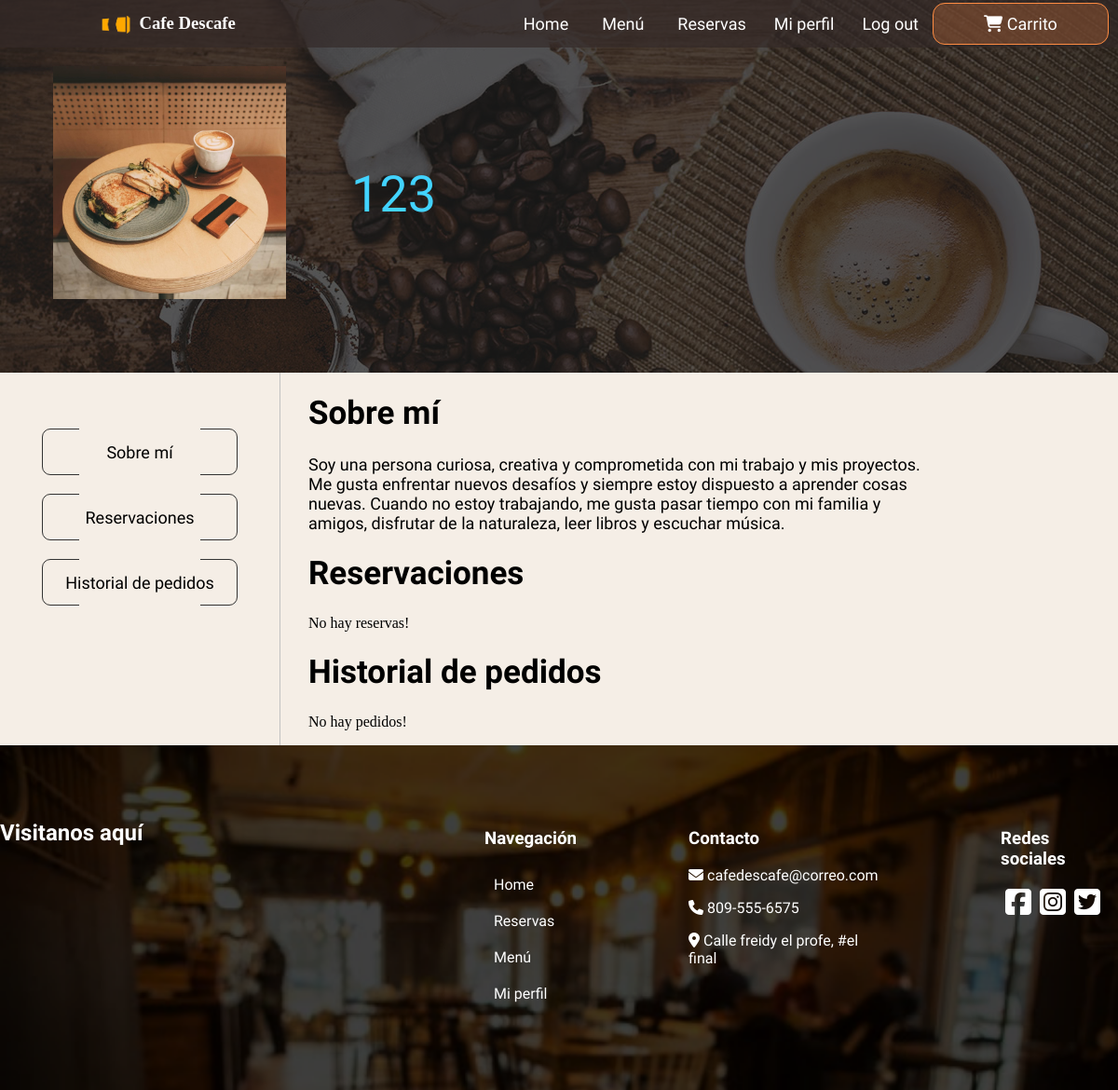
/miperfil.php (signed in), run on an earlier commit of the app's database.
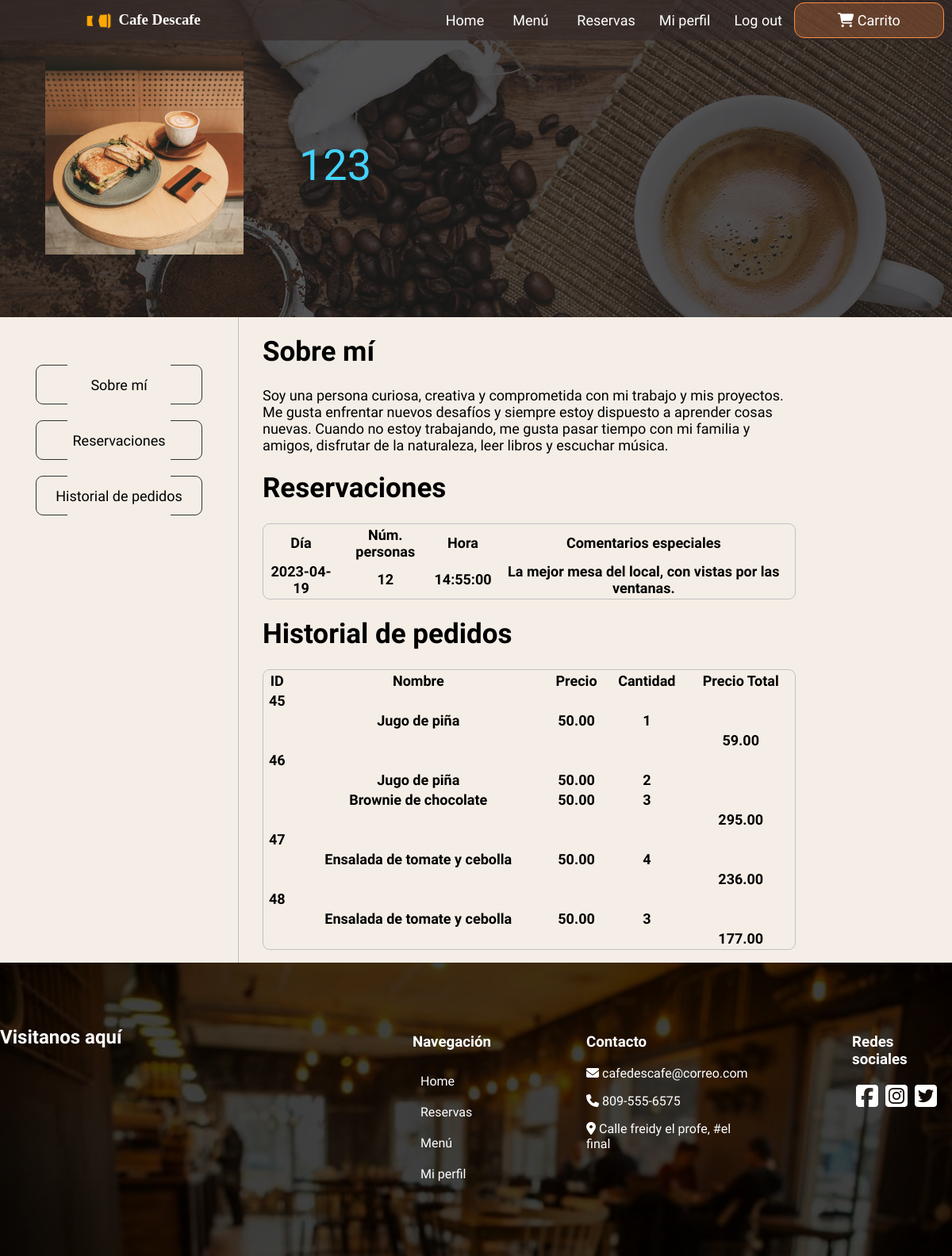
And on a later commit of the database.
### tables this page shows
CREATE TABLE `reservaciones` (
  `id_reservacion` int(11) NOT NULL,
  `id_usuario` int(11) NOT NULL,
  `nropersonas` int(11) NOT NULL,
  `fecha` date NOT NULL,
  `hora` time NOT NULL,
  `mensaje` text DEFAULT NULL
);

CREATE TABLE `pedidos` (
  `id_pedido` int(11) NOT NULL,
  `id_usuario` int(11) NOT NULL,
  `fecha` date NOT NULL,
  `estado` varchar(20) NOT NULL DEFAULT 'PENDIENTE',
  `valor_total` decimal(10,2) NOT NULL DEFAULT 0.00
);

CREATE TABLE `detalle_orden` (
  `id_detalle` int(11) NOT NULL,
  `id_pedido` int(11) NOT NULL,
  `id_producto` int(11) NOT NULL,
  `cantidad` int(11) NOT NULL
);

CREATE TABLE `productos` (
  `id_producto` int(11) NOT NULL,
  `nombre` varchar(50) NOT NULL,
  `precio` decimal(10,2) NOT NULL,
  `descripcion` text DEFAULT NULL
);

### miperfil.php (the view, shortened to what this page needs)
<!DOCTYPE html>
<html lang="en">
<head>
    <link type="text/css" rel="stylesheet" href="css/styleperfil.css">
    <link href="https://fonts.cdnfonts.com/css/quicksand" rel="stylesheet">
</head>
<body>
    <header>
        <?php
        include_once 'header.php';
        ?>
        <div class="titulo">
            <div id="fotoperf">
                <img src="imagenes/fotoperf.png">
            </div>
            <div id="nomuser">
               <h1><?php
                if (isset($_SESSION["user"])) {
                    echo "<p id='usunom'>" . $_SESSION["user"]."</p>";
                }
            ?></h1>
            </div>
        </div>
    </header>
    <main>
        <div id="izq">
            <button id="boton3" onclick="scrollToElement('infgen', 50)">Sobre mí</button>
            <button id="boton3" onclick="scrollToElement('reserv', 50)">Reservaciones</button>
            <button id="boton3" onclick="scrollToElement('histo', 50)">Historial de pedidos</button>
        </div>
        <div id="centro">
            <div class="userinfo" id="infgen">
                <h1>Sobre mí</h1>
                <p>Soy una persona curiosa, creativa y comprometida con mi trabajo y mis proyectos. Me gusta enfrentar nuevos desafíos y siempre estoy dispuesto a aprender cosas nuevas.
                    Cuando no estoy trabajando, me gusta pasar tiempo con mi familia y amigos, disfrutar de la naturaleza, leer libros y escuchar música.</p>
            </div>
            <div class="userinfo" id="reserv">
                <h1>Reservaciones</h1>
                    <?php
                require_once 'includes/dbh.inc.php';
                $a = $_SESSION["id"];
                $sql= "SELECT * FROM `reservaciones` WHERE `id_usuario` = '$a' AND (`fecha` > NOW() OR (`fecha` = CURDATE() AND `hora` >= CURTIME())) ORDER BY `fecha` ASC, `hora` ASC";
                    $result = mysqli_query($conn, $sql);
                    if (mysqli_num_rows($result) > 0) {
                        echo "<table id='tabla2'>
                    <tr>
                        <th>Día</th>
                        <th>Núm. personas</th>
                        <th>Hora</th>
                        <th>Comentarios especiales</th>
                    </tr>";
                        while ($row = mysqli_fetch_assoc($result)) {
                            echo "<tr>";
                            echo  "<th>". $row['fecha'] . "</th>" . "<th>" . $row['nropersonas'] . "</th>" . "<th>".$row['hora']. "</th>" . "<th>". $row['mensaje']. "</th>";
                            echo "</tr>";
                            }
                            echo "</table>";
                        } else {
                        echo "No hay reservas!";
                        }
                        ?>
            </div>
                    <div class="userinfo" id="histo">
                        <h1>Historial de pedidos</h1>
                        <?php
                            require_once 'includes/dbh.inc.php';
                            $a = $_SESSION["id"];
                                $sql= "SELECT * FROM `pedidos` WHERE `id_usuario` = '$a'";
                                $pedidos = mysqli_query($conn, $sql);
                                if (mysqli_num_rows($pedidos) > 0) {
                                    echo "<div id='tabpeds'>
                                    <table id='tabla2'>
                                        <tr>
                                            <th>ID</th>
                                            <th>Nombre</th>
                                            <th>Precio</th>
                                            <th>Cantidad</th>
                                            <th>Precio Total</th>
                                        </tr>";
                                    while ($filas = mysqli_fetch_assoc($pedidos)){
                                        echo "<tr>". "<th>". $filas['id_pedido']."</th>";
                                        $b = $filas['id_pedido'];
                                        $sql2="SELECT nombre, precio, cantidad FROM `pedidos`, `detalle_orden`, `Productos` WHERE `pedidos`.`id_pedido` = '$b' AND `detalle_orden`.`id_pedido` = '$b' AND `id_usuario` = '$a' AND `detalle_orden`.`id_producto` = `productos`.`id_producto`";
                                        $mitad = mysqli_query($conn, $sql2);
                                        while ($row = mysqli_fetch_assoc($mitad)) {
                                            echo "<tr>";
                                            echo  "<th>" . " ". "</th>"."<th>". $row['nombre'] . "</th>" . "<th>" . $row['precio'] . "</th>" . "<th>".$row['cantidad']. "</th>". "<th>" . " ". "</th>";
                                            echo "</tr>";
                                            }
                                        echo "<th>" . " ". "</th>"."<th>" . " ". "</th>"."<th>" . " ". "</th>"."<th>" . " ". "</th>"."<th>". $filas['valor_total']."</th>"."</tr>";
                                        }
                                        echo "</table>";
                                    }
                                    else {
                                    echo "No hay pedidos!";
                                    }
                        ?>
                    </div>
        </div>
    </main>
</body>
    <?php
    include_once 'footer.php';
    ?>
</html>

### header.php (shortened to what this page needs)
<div class="topbar">
            <div style="display:flex; flex-direction:row; align-items:center; height:50px;" class="logo"><img src="imagenes/logo.png" style="height: 50px; rotate: 90deg; margin-left:100px;" alt=""><h3>Cafe Descafe</h3> </div>
            <nav class="nav" id="navgen">
            <a href="index.php"><button class="boton1">Home</button></a>
            <a href="menu.php"><button class="boton1">Menú</button></a>
            <?php
            if (isset($_SESSION["user"])) {
                echo "<a href='reservaciones.php'><button class='boton1'>Reservas</button></a>";
                echo "<a href='miperfil.php'><button class='boton1'>Mi perfil</button></a>";
                echo "<a href='includes/logout.inc.php'><button class='boton1'>Log out</button></a>";
                echo "<a class='a-button' href='carrito.php'><button class='boton2'><i class='fa-solid fa-cart-shopping' style='color: #ffffff;'></i> Carrito</button></a>";
            }
            ?>
            </nav>
        </div>

### footer.php (shortened to what this page needs)
<footer>
    <div>
        <h2>Visitanos aquí</h2>
        <iframe src="https://www.google.com/maps/embed?pb=!1m18!1m12!1m3!1d3784.5255541980423!2d-69.93355505004223!3d18.45983868738273!2m3!1f0!2f0!3f0!3m2!1i1024!2i768!4f13.1!3m3!1m2!1s0x8ea5620b3285d935%3A0x61a4e57db8aeb3cd!2sB1%20PUCMM!5e0!3m2!1ses-419!2sdo!4v1681013647169!5m2!1ses-419!2sdo"
            width="400" height="200" style="border:0; " allowfullscreen="" loading="lazy"></iframe>
    </div>
    <div>
        <h3>Navegación</h3>
        <a href="index.php">Home</a>
        <a href="reservaciones.php">Reservas</a>
        <a href="menu.php">Menú</a>
        <?php
        if (isset($_SESSION["user"])) {
                    echo "<a href='miperfil.php'>Mi perfil</a>";
                }
        ?>
    </div>
    <div>
        <h3>Contacto</h3>
        <a href=""><i class="fa-solid fa-envelope" style="color: #ffffff;"></i> cafedescafe@correo.com</a>
        <p><i class="fa-solid fa-phone" style="color: #ffffff;"></i> 809-555-6575</p>
        <p><i class="fa-solid fa-location-dot" style="color: #ffffff;"></i> Calle freidy el profe, #el final</p>
    </div>
    <div>
        <h3>Redes sociales</h3>
        <a href=""><i class="redes fa-brands fa-square-facebook" style="color: #ffffff;"></i></a>
        <a href=""><i class="redes fa-brands fa-square-instagram" style="color: #ffffff;"></i></a>
        <a href=""><i class="redes fa-brands fa-square-twitter" style="color: #ffffff;"></i></a>
    </div>
</footer>

### css/styleperfil.css (style rules this page uses)
html { width: 100%; scroll-behavior: smooth; }
header { background-image: url("../imagenes/bagraun.png"); background-color: #1e1e1e; display: flex; flex-direction: column; margin: 0; padding: 0; height: 400px; width: 100%; overflow: hidden; background-size: cover; }
.topbar { color: white; display: flex; flex-direction: row; width: 100%; position: fixed; background-color: #342928ae; z-index: 999; justify-content: space-between; }
.a-button { display: inline-block; border-radius: 13px; }
.titulo { margin-bottom: 75px; margin-top: auto; margin-left: 57px; width: 80%; display: flex; flex-direction: row; }
#nomuser h1 { font-size: 120px; color: #FF8C42; font-family: "Dancing Script"; margin-bottom: 0; line-height: 115px; font-weight: 400; margin-left: 70px; }
#fotoperf img { height: 250px; width: 250px; overflow: hidden; }
body { background-color: black; width: 100%; margin: 0; padding: 0; color: white; }
main { background-color: #F5EEE6; color: black; height: fit-content; z-index: 1; display: flex; flex-direction: row; }
#izq { width: 25%; display: flex; flex-direction: column; padding-top: 50px; align-items: center; margin-right: 30px; border-right: 1px solid #c2c2c2; }
#centro { width: 70%; align-items: center; float: right; }
#infgen { font-size: large; font-family: 'Quicksand'; width: 80%; text-justify: distribute; }
#histo { transition: 0.2s all linear; margin-bottom: 2%; }
.userinfo h1 { font-family: 'Dancing Script'; font-size: 35px; align-items: center; }
#boton3 { width: 70%; height: 50px; border: 1px solid #333; font-family: 'Quicksand'; font-size: large; cursor: pointer; -webkit-tap-highlight-color: transparent; display: flex; align-items: center; justify-content: center; position: relative; z-index: 0; transition: 0.75s; border-radius: 9px; margin-top: 10px; margin-bottom: 10px; background-color: #F5EEE6; }
#boton3::before, #boton3::after { position: absolute; background: #F5EEE6; z-index: -1; transition: 1s; content: ''; }
#boton3::before { height: 50px; width: 130px; }
#boton3::after { width: 150px; height: 30px; }
#tabla2 { width:80%; text-align: center; border-radius: 9px; border: 1px solid #c2c2c2; font-size: large; align-self: center; font-family: 'Quicksand'; }
.boton1 { border: 0; background-color: transparent; color: white; padding: 15px; width: fit-content; height: fit-content; font-size: large; font-family: 'Quicksand'; }
.boton2 { box-sizing: border-box; width: 189px; height: 45px; background: rgba(255, 140, 66, 0.24); border: 1px solid #FF8C42; border-radius: 13px; color: white; margin-left: 5px; font-size: large; font-family: 'Quicksand'; margin: 0; }
#navgen { font-size: x-large; margin-right: 10px; }
footer { background-image: url("../imagenes/cafeteriafooter.png"); overflow: hidden; background-size: cover; display: flex; flex-direction: row; height: 300px; justify-content: center; padding-top: 70px; font-family: 'Quicksand'; }
footer div:last-child { margin-right: 0; }
footer div { margin-right: 10%; color: #ffffff; text-decoration: none; }
footer div a { color: #ffffff; padding: 0; text-decoration: none; width: fit-content; }
footer div:nth-child(2) { display: flex; flex-direction: column; }
footer div:nth-child(2) a { display: flex; flex-direction: column; padding: 10px; }
.redes { font-size: xx-large; margin-left: 5px; }
footer div:first-child { margin-top: -10px; }
#usunom { font-size: 54px; color: #42d3ff; font-family: "Dancing Script"; }

What changed in the data, as far as the page shows it:
added reservaciones: fecha "2023-04-19", nropersonas "12", hora "14:55:00", mensaje "La mejor mesa del local, con vistas por las ventanas."
added pedidos: id_pedido "45", valor_total "59.00"
added detalle_orden: id_producto.nombre "Jugo de piña", id_producto.precio "50.00", cantidad "1", shown under "45"
added pedidos: id_pedido "46", valor_total "295.00"
added detalle_orden: id_producto.nombre "Jugo de piña", id_producto.precio "50.00", cantidad "2", shown under "46"
added detalle_orden: id_producto.nombre "Brownie de chocolate", id_producto.precio "50.00", cantidad "3", shown under "46"
added pedidos: id_pedido "47", valor_total "236.00"
added detalle_orden: id_producto.nombre "Ensalada de tomate y cebolla", id_producto.precio "50.00", cantidad "4", shown under "47"
added pedidos: id_pedido "48", valor_total "177.00"
added detalle_orden: id_producto.nombre "Ensalada de tomate y cebolla", id_producto.precio "50.00", cantidad "3", shown under "48"
Also different on the page:
text no longer shown: "No hay reservas! No hay pedidos!"
text now shown: "Día Núm. personas Hora Comentarios especiales ID Nombre Precio Cantidad Precio Total"
